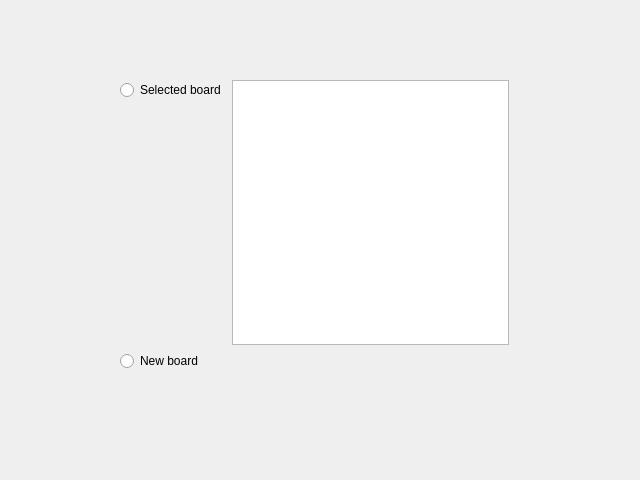
<ui version="4.0" >
 <class>Form</class>
 <widget class="QWidget" name="Form" >
  <property name="geometry" >
   <rect>
    <x>0</x>
    <y>0</y>
    <width>640</width>
    <height>480</height>
   </rect>
  </property>
  <property name="sizePolicy" >
   <sizepolicy vsizetype="Fixed" hsizetype="Fixed" >
    <horstretch>0</horstretch>
    <verstretch>0</verstretch>
   </sizepolicy>
  </property>
  <property name="windowTitle" >
   <string>Form</string>
  </property>
  <widget class="QWidget" name="layoutWidget" >
   <property name="geometry" >
    <rect>
     <x>120</x>
     <y>80</y>
     <width>389</width>
     <height>291</height>
    </rect>
   </property>
   <layout class="QVBoxLayout" name="verticalLayout_2" >
    <item>
     <layout class="QHBoxLayout" name="horizontalLayout" >
      <item>
       <layout class="QVBoxLayout" name="verticalLayout" >
        <item>
         <widget class="QRadioButton" name="selectBoard" >
          <property name="text" >
           <string>Selected board</string>
          </property>
         </widget>
        </item>
        <item>
         <spacer name="verticalSpacer" >
          <property name="orientation" >
           <enum>Qt::Vertical</enum>
          </property>
          <property name="sizeHint" stdset="0" >
           <size>
            <width>20</width>
            <height>40</height>
           </size>
          </property>
         </spacer>
        </item>
       </layout>
      </item>
      <item>
       <widget class="QListView" name="boardList" />
      </item>
     </layout>
    </item>
    <item>
     <widget class="QRadioButton" name="newBoard" >
      <property name="text" >
       <string>New board</string>
      </property>
     </widget>
    </item>
   </layout>
  </widget>
 </widget>
 <resources/>
 <connections/>
</ui>
